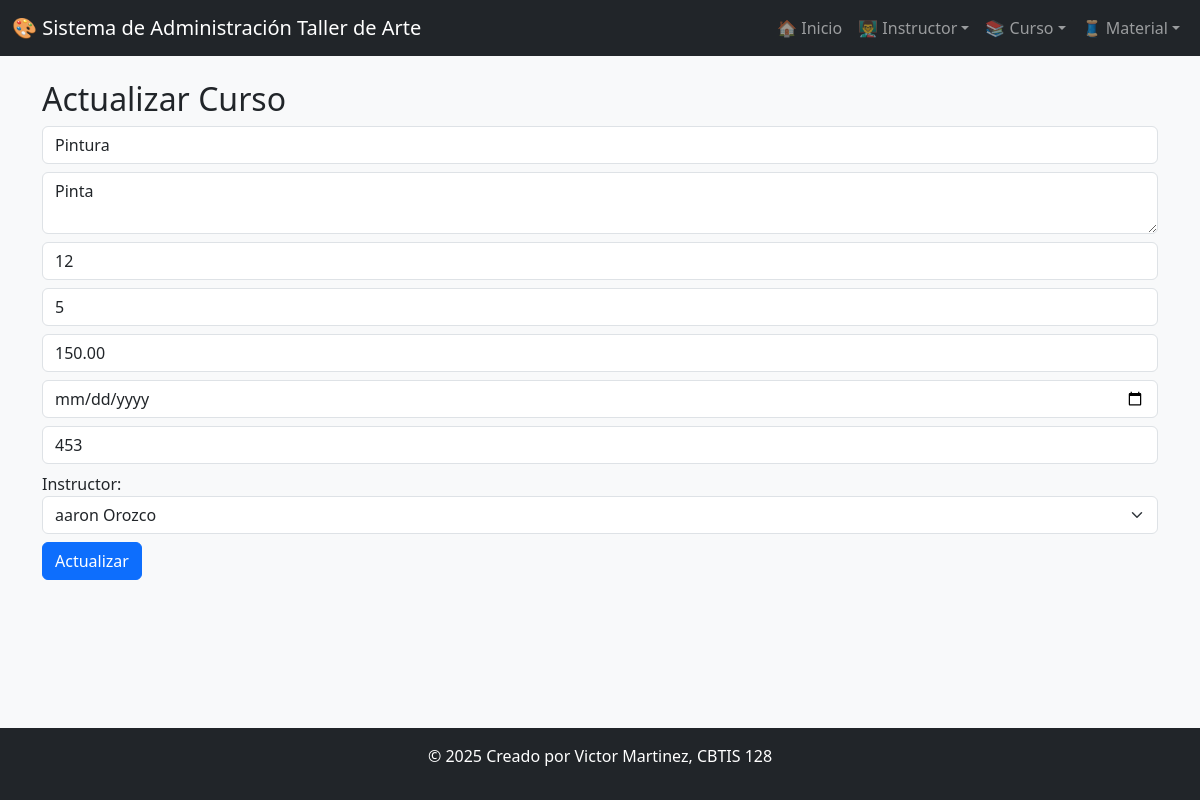
The app's page /actualizar_curso/1/ with its own data.
### app_TallerdeArte/models.py (models this page shows, shortened)
class Curso(models.Model):
    curso_id = models.AutoField(primary_key=True)
    nombre_curso = models.CharField(max_length=100)
    descripcion = models.TextField()
    salon_num = models.IntegerField()
    duracion_semanas = models.PositiveIntegerField()
    costo = models.DecimalField(max_digits=8, decimal_places=2)
    fecha_inicio = models.DateField()
    cupo_maximo = models.PositiveIntegerField()
    instructor = models.ForeignKey(Instructor, on_delete=models.CASCADE, related_name='cursos')

class Instructor(models.Model):
    instructor_id = models.AutoField(primary_key=True)
    nombre = models.CharField(max_length=100)
    apellido = models.CharField(max_length=100)
    especialidad = models.CharField(max_length=100)
    telefono = models.CharField(max_length=20)
    correo = models.EmailField()
    experiencia_anios = models.PositiveIntegerField()
    sueldo = models.DecimalField(max_digits=8, decimal_places=2)

### app_TallerdeArte/views.py (the view)
# urls.py: path('actualizar_curso/<int:curso_id>/', views.actualizar_curso, name='actualizar_curso'),
def actualizar_curso(request, curso_id):
    curso = get_object_or_404(Curso, pk=curso_id)
    instructores = Instructor.objects.all().order_by('nombre')
    return render(request, 'curso/actualizar_curso.html', {'curso': curso, 'instructores': instructores})

### app_TallerdeArte/templates/curso/actualizar_curso.html (shortened to what this page needs)
{% extends 'base.html' %}
{% block content %}
<h2>Actualizar Curso</h2>
<form method="POST" action="{% url 'realizar_actualizacion_curso' curso.curso_id %}">
  <input type="text" name="nombre_curso" value="{{ curso.nombre_curso }}" class="form-control mb-2">
  <textarea name="descripcion" class="form-control mb-2">{{ curso.descripcion }}</textarea>
  <input type="number" name="salon_num" value="{{ curso.salon_num }}" class="form-control mb-2">
  <input type="number" name="duracion_semanas" value="{{ curso.duracion_semanas }}" class="form-control mb-2">
  <input type="text" name="costo" value="{{ curso.costo }}" class="form-control mb-2">
  <input type="date" name="fecha_inicio" value="{{ curso.fecha_inicio }}" class="form-control mb-2">
  <input type="number" name="cupo_maximo" value="{{ curso.cupo_maximo }}" class="form-control mb-2">
  <label for="instructor">Instructor:</label>
  <select name="instructor" class="form-select mb-2">
    {% for ins in instructores %}
      <option value="{{ ins.id }}" {% if curso.instructor and ins.id == curso.instructor.id %}selected{% endif %}>
        {{ ins.nombre }} {{ ins.apellido }}
      </option>
    {% endfor %}
  </select>
  <button type="submit" class="btn btn-primary">Actualizar</button>
</form>
{% endblock %}

### records on screen
Curso: nombre_curso "Pintura", descripcion "Pinta", salon_num "12", duracion_semanas "5", costo "150.00", cupo_maximo "453", instructor "aaron Orozco"
